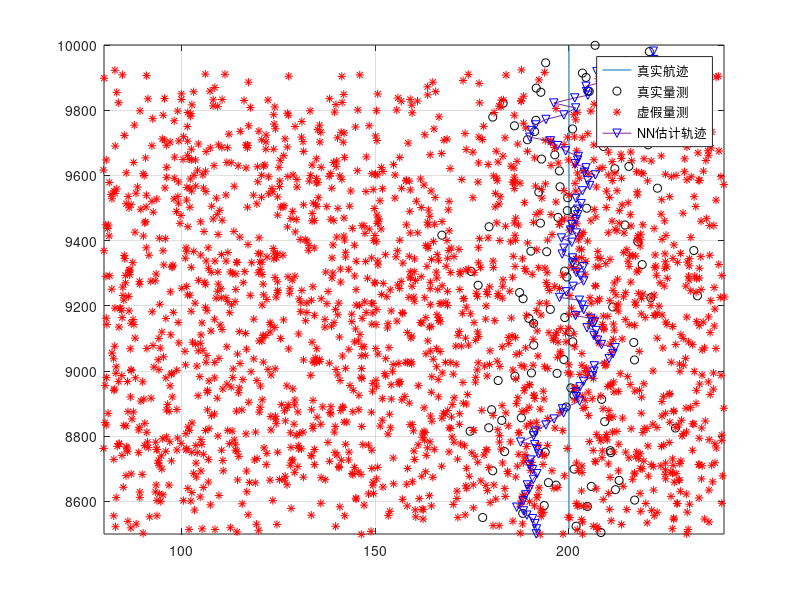

Source code (MATLAB):
%% NN
T=1;%采样间隔
npts=100;
t=0:T:T*(npts-1);
X=zeros(4,npts);
X(:,1)=[200 0 1e4  -15]';%初始位置 x  vx  y vy
F=[1 T 0 0;0 1 0 0 ; 0 0 1 T;0 0 0 1];%状态转移矩阵
H=[1 0 0 0; 0 0 1 0];%观测矩阵
for i=2:npts
    X(:,i)=F*X(:,i-1);
end
z=zeros(2,npts);%量测
sigma=sqrt(200);
W=[sigma,sigma]';%量测噪声矩阵
R=[sigma^2 0 ;0 sigma^2];%W的协方差矩阵 
for i=1:npts
    z(:,i)=H*X(:,i)+W.*wgn(2,1,0);
end
X0=zeros(4,npts);%状态向量
%二点差分法确定初始位置 误差协方差矩阵
X0(:,2)=[z(1,2) (z(1,2)-z(1,1))/T  z(2,2) (z(2,2)-z(2,1))/T]';
P=[R(1,1) R(1,1)/T R(1,2) R(1,2)/T;...
    R(1,1)/T 2*R(1,1)/T^2 R(1,2)/T  2*R(1,2)/T^2;...
    R(2,1) R(2,1)/T R(2,2) R(2,2)/T;...
    R(2,1)/T 2*R(2,1)/T^2 R(2,2)/T  2*R(2,2)/T^2];

V=wgn(1,2,0);%噪声
Q=[T^4/4*(V'*V)  T^3/2*(V'*V) ;T^3/2*(V'*V) T^2*(V'*V)];%过程噪声

%3~12秒 用KF滤波
for i=3:15
    X0(:,i)=F*X0(:,i-1);%预测
    P=F*P*F'+Q;%预测
    K=P*H'/(H*P*H'+R);%增益
    X0(:,i)=X0(:,i)+K*(z(:,i)-H*X0(:,i));%平滑
    P=(eye(4)-K*H)*P;%平滑
end

figure;
p1=plot(X(1,:),X(3,:),'-',z(1,:),z(2,:),'o','MarkerEdgeColor','k');
grid on;
hold on;

PG=0.9997;%门概率质量
Chi=16;%对应2维 门概率质量PG=1
clutter=[];%虚假航迹
%13秒后引入杂波 利用新息协方差 计算确认区域面积
gamma=16;
lambda=0.0004;%单位面积内的虚假量测总数
for i=16:npts
    %预测
    X0(:,i)=F*X0(:,i-1);%预测状态向量
    P=F*P*F'+Q;%预测协方差
    S=H*P*H'+R;%新息协方差矩阵  雷达数据处理及应用 Eq 2.96

    %虚假航迹生成
    Av=pi*gamma*sqrt(det(S));%确认区域面积
    nc=fix(10*Av*lambda+1);%该时刻虚假航迹总数
    q=sqrt(10*Av)/2;
    a=z(1,i)-q;b=z(1,i)+q;
    c=z(2,i)-q;d=z(2,i)+q;
    x_temp=a+(b-a)*rand(1,nc);%虚假航迹X坐标
    y_temp=c+(d-c)*rand(1,nc);%虚假航迹Y坐标
    clutterNow=[x_temp ;y_temp];
    clutter=[clutter [x_temp ;y_temp]];
    p2=plot(x_temp,y_temp,'*','MarkerEdgeColor','r');
    hold on;
    %K_NN
    temp=1e8;
    xy_temp=[];%K__NN筛选出来的量测
    MeasurementPoint=[z(:,i) clutterNow];%当前时刻的全部量测 包括真实量测 虚假量测
    for j=1:size(MeasurementPoint,2)
        d=X0(1:2:4,i)-MeasurementPoint(:,j);
        D=d'*inv(S)*d;%统计距离
        if(D<Chi)
            if D<temp
                temp=D;
                xy_temp=MeasurementPoint(:,j);
            end
        end
    end
    if isempty(xy_temp)
        X0(:,i)=X0(:,i);
        P=P;
    else
        K=P*H'/(H*P*H'+R);%增益
        X0(:,i)=X0(:,i)+K*(xy_temp-H*X0(:,i));%滤波状态向量
        P=(eye(4)-K*H)*P;%滤波协方差矩阵 
    end
    
end
p3=plot(X0(1,3:npts),X0(3,3:npts),'-v','MarkerEdgeColor','b');
axis([80 240 8500 10000]);
legend([p1(1),p1(2),p2,p3],{"真实航迹","真实量测","虚假量测","NN估计轨迹"});


